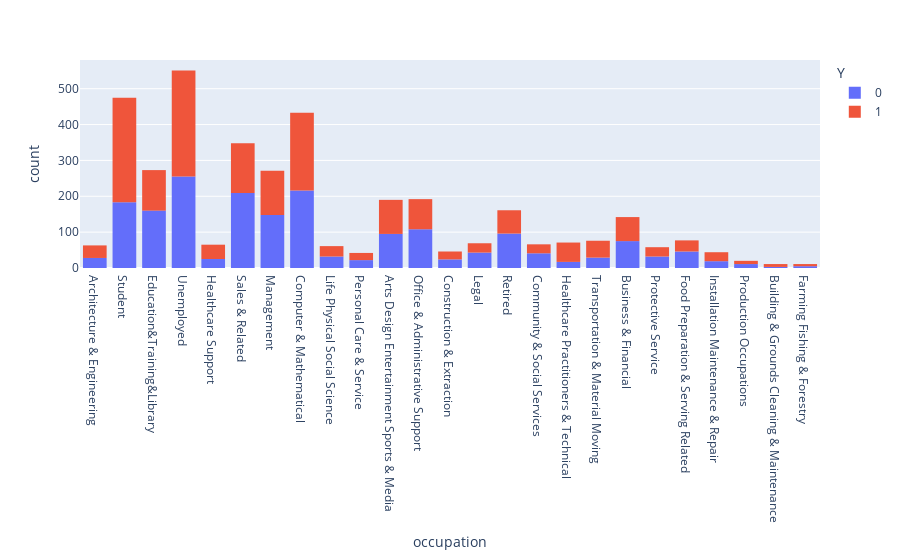

Write notebook code for a chart like this one.
### Markdown cell above
Hypothesis: Students are more likely to be accept the coffee coupons

### Code cell
print(data_coffee.groupby("occupation")["Y"].sum()/data_coffee.groupby("occupation")["Y"].count())
px.histogram(data_coffee, x="occupation", color = 'Y')

### Figure 1 — Plotly figure (JSON) as saved in the notebook; plotly's stock layout.template omitted (floating-point values rounded to 4 significant figures; data arrays with more than 128 entries replaced by an {"elided": "..."} marker saying what was removed)
{"data": [{"alignmentgroup": "True", "bingroup": "x", "hovertemplate": "Y=0<br>occupation=%{x}<br>count=%{y}<extra></extra>", "legendgroup": "0", "marker": {"color": "#636efa", "pattern": {"shape": ""}}, "name": "0", "offsetgroup": "0", "orientation": "v", "showlegend": true, "type": "histogram", "x": {"elided": "1922 str values"}, "xaxis": "x", "yaxis": "y"}, {"alignmentgroup": "True", "bingroup": "x", "hovertemplate": "Y=1<br>occupation=%{x}<br>count=%{y}<extra></extra>", "legendgroup": "1", "marker": {"color": "#EF553B", "pattern": {"shape": ""}}, "name": "1", "offsetgroup": "1", "orientation": "v", "showlegend": true, "type": "histogram", "x": {"elided": "1894 str values"}, "xaxis": "x", "yaxis": "y"}], "layout": {"barmode": "relative", "legend": {"title": {"text": "Y"}, "tracegroupgap": 0}, "margin": {"t": 60}, "xaxis": {"anchor": "y", "domain": [0, 1], "title": {"text": "occupation"}}, "yaxis": {"anchor": "x", "domain": [0, 1], "title": {"text": "count"}}}}
